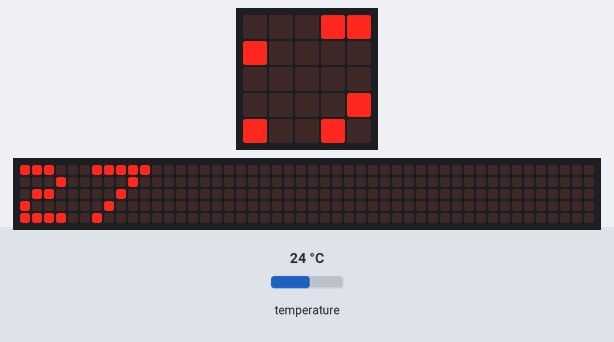
Simulated run of this program. Board: BBC micro:bit (MakeCode). Parts: the board's 5×5 LED display, a strip that is not on the board, showing the scrolling text unrolled. Inputs (shaded band) come from the test bench; at power-on: temperature 24 °C. The 48×5 strip is a reading aid, not a part: it shows the text the display is scrolling, unrolled, one strip-width of it at a time.

Above: at 1.27 s.
1.3 s: temperature set to 12 °C
At 3.87 s:
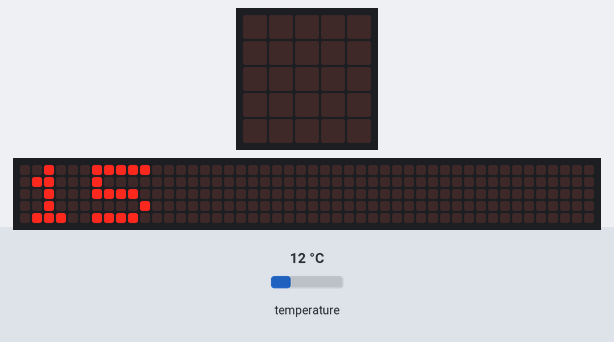
7.9 s: temperature set to 19 °C
At 11.23 s:
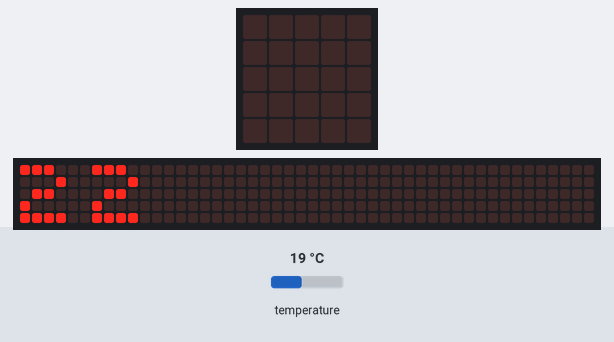
12.6 s: temperature set to 28 °C
At 17.35 s:
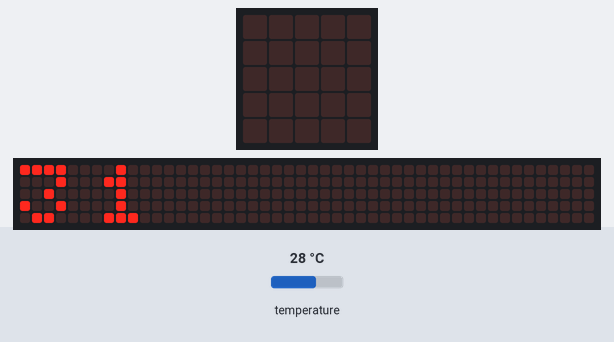

Measured:
- what the display in image 3 shows lasts 0.5 s, from 17.1 s to 17.6 s

The program:

main.ts
```typescript
let Temperatura_corregida = 0
let Temperatura = 0
let Valor_corrección = 3
basic.forever(function () {
    Temperatura = input.temperature()
    Temperatura_corregida = Temperatura + Valor_corrección
    basic.showNumber(Temperatura_corregida)
    basic.pause(1000)
})
```

test.ts
```typescript
// aquí va el archivo "tests"; esto no se compilará cuando este paquete se utilice como una extensión.
```
